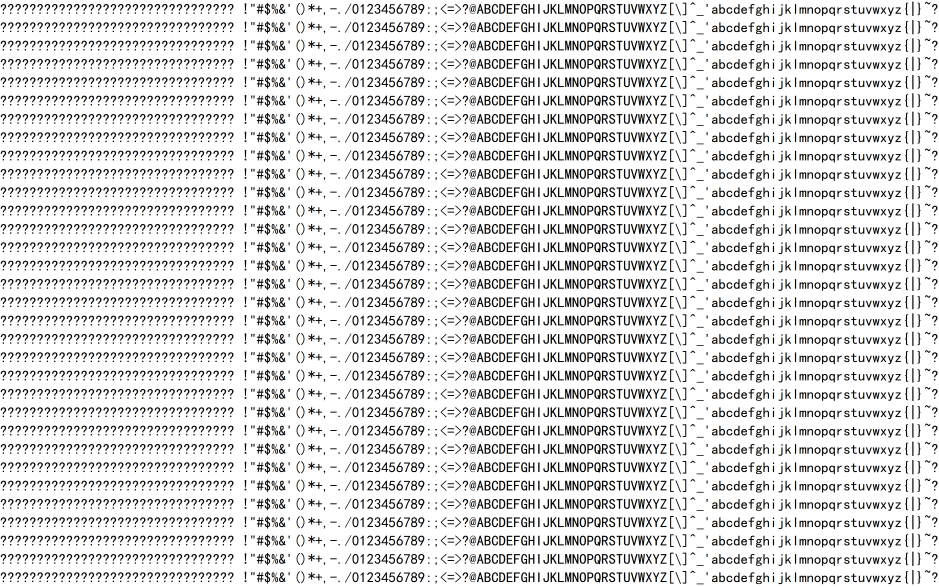
#> input picture charset/ascii.png, 2816 x 1760 px (shown at 1/3 size)
$ python split.py   (older library calls are emulated)
#> lines starting #> are read from the running program, lines starting #| are printed output that depends on the picture
from PIL import Image
import os

if not os.path.exists("charset"):
  os.makedirs("charset")

im = Image.open("ascii.png")
#> im is the input picture: PIL image 2816x1760 RGB; mean R, G, B 221.5, 221.5, 221.5
for i in range(im.size[0]):
  for j in range(im.size[1]):
    r,g,b=im.getpixel((i,j))
    im.putpixel((i,j),(255-r,255-g,255-b))
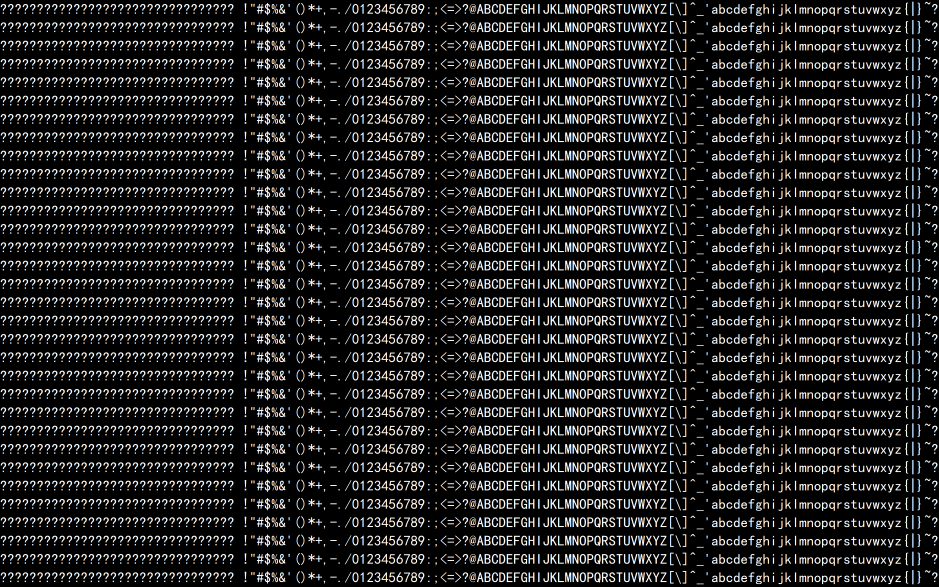
#> im: PIL image 2816x1760 RGB (shown at 1/3 size); mean R, G, B 33.5, 33.5, 33.5
for i in range(128):
  box = (i*22, 5, (i+1)*22, 49)
  region = im.crop(box)
  region=region.resize((8,16),Image.ANTIALIAS)
  region=region.convert("L")
  region=region.convert("RGB")
  region.save("charset/"+str(i)+".png")
#> this loop made 128 passes
#> pass 1, `region = im.crop(box)`:
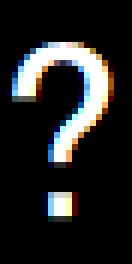
#> region: PIL image 22x44 RGB (shown 6 times larger); mean R, G, B 36.8, 36.9, 36.8
